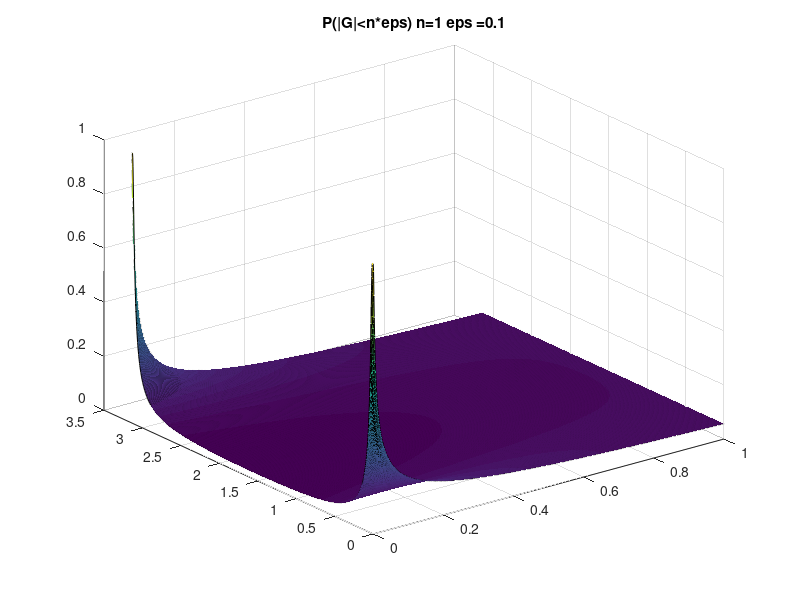

Reproduce this figure in MATLAB. (Note: this script raises an error after producing the figure.)
%% Compute the probability of change of sign of gradient in L2 case
p = linspace(0,1,1000);
theta = linspace(0,pi,1000);

%% Remove extrem cases (avoid dividing by zero)
% p = p(2:(end-1));
% theta = theta(2:(end-1));

[P,Theta] = meshgrid(p,theta);

%% Compute probability different n
epsilon = 0.1;
for k = 0:4
n = 10^k;
miu = 2*n.*(1-P).*sin(Theta);
sigma = sqrt(4*n.*(1-P).*(sin(Theta)).^2+ 2*n.*P);
figure()
Prob = cdf('Normal',(epsilon*n-miu)./sigma,0,1)-cdf('Normal',(-epsilon*n-miu)./sigma,0,1);
s = surf(P,Theta,Prob);
title(strcat('P(|G|<n*eps) n= ',num2str(n),' eps =',num2str(epsilon)));
s.EdgeColor = 'none';
saveas(gcf,strcat('L2_eps_n',num2str(k),'.png'));
end